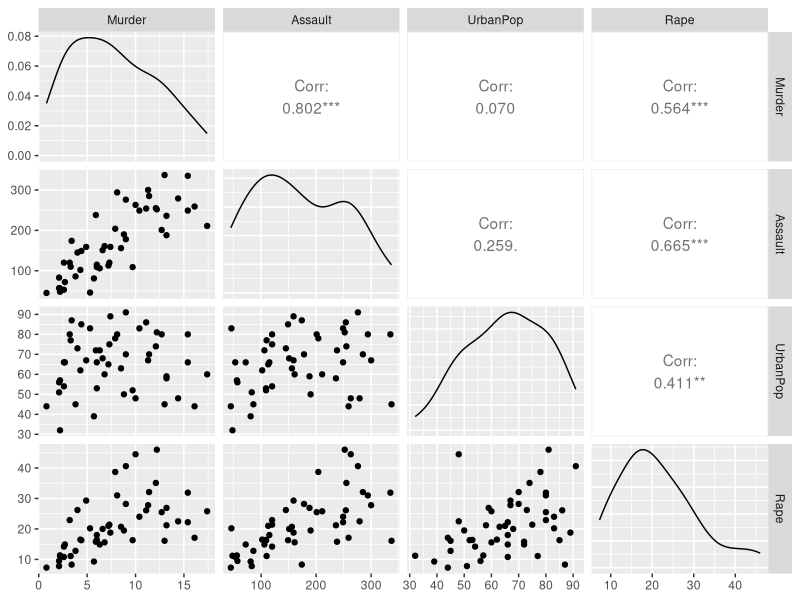
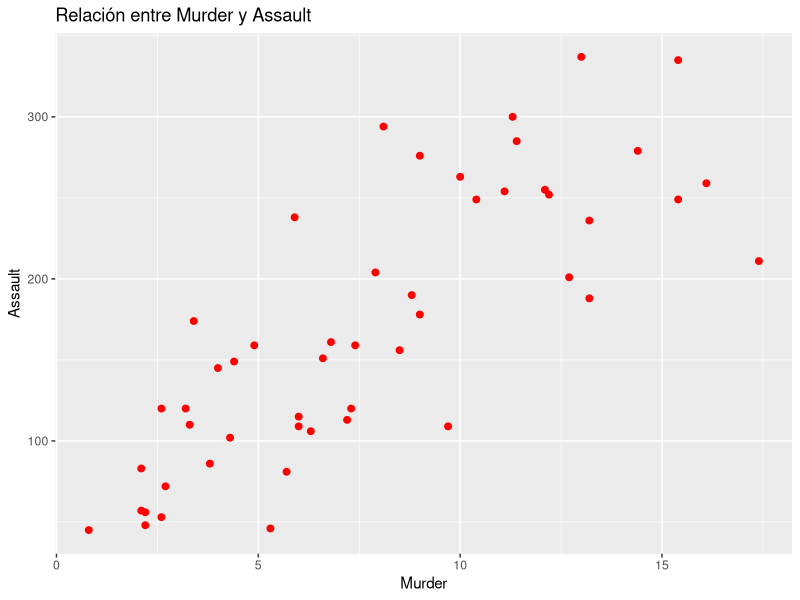
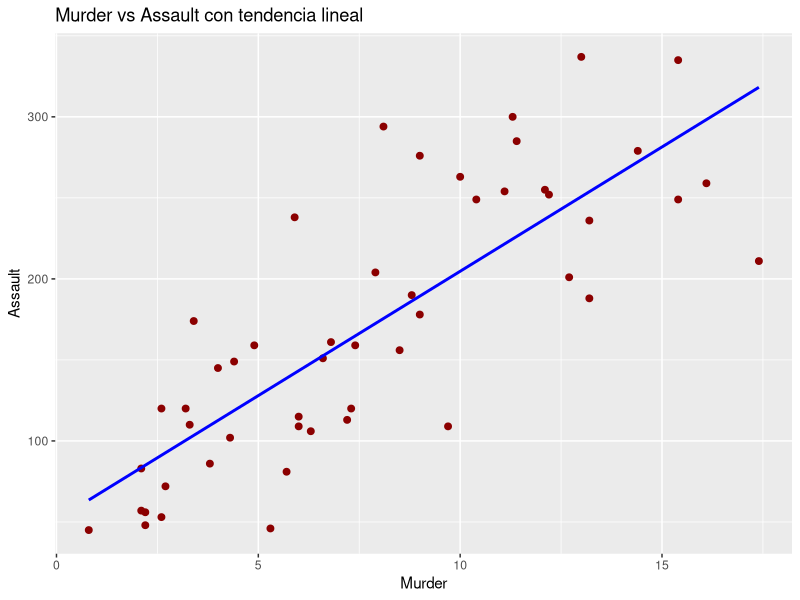
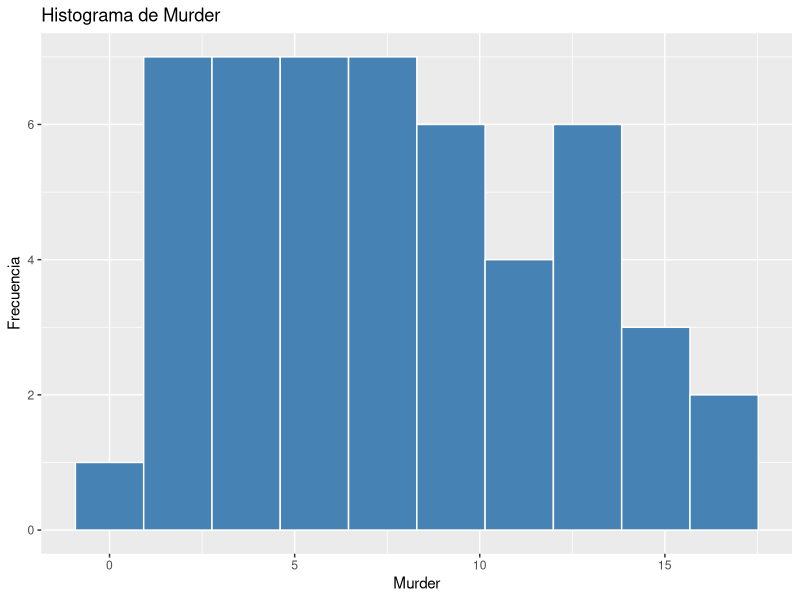
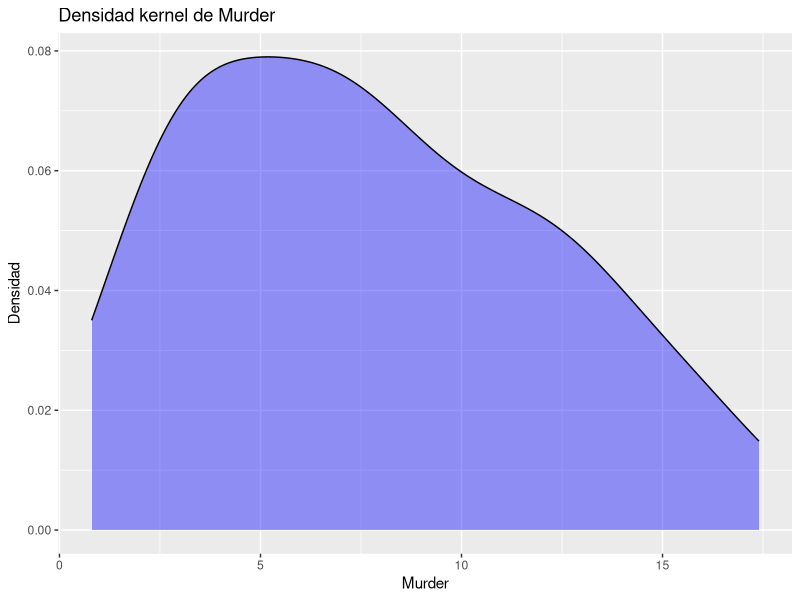
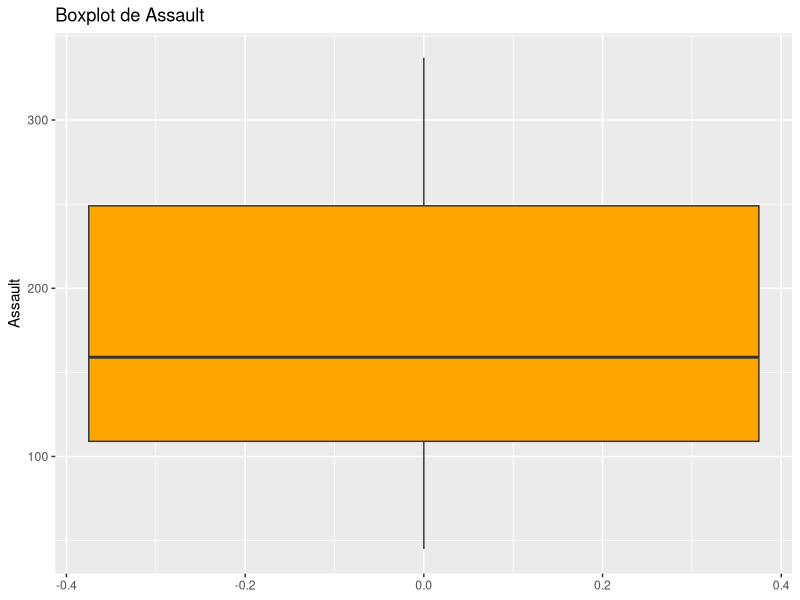
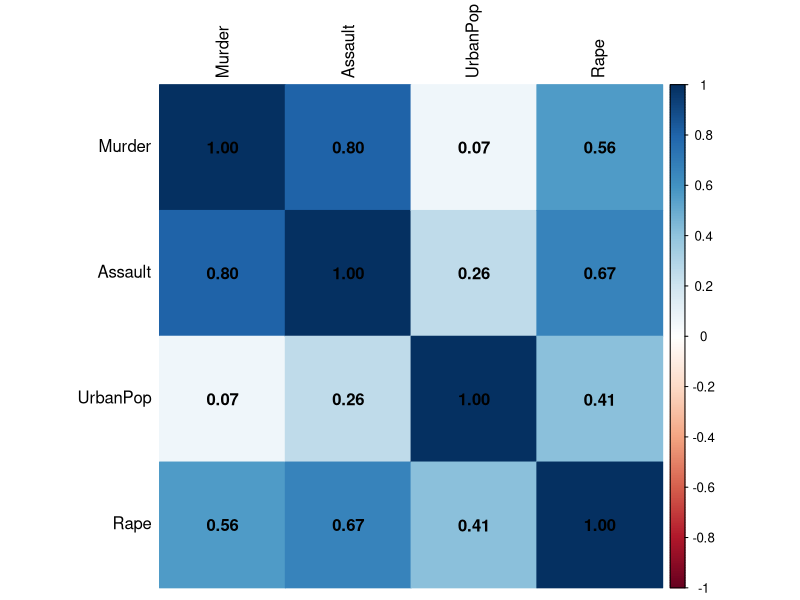
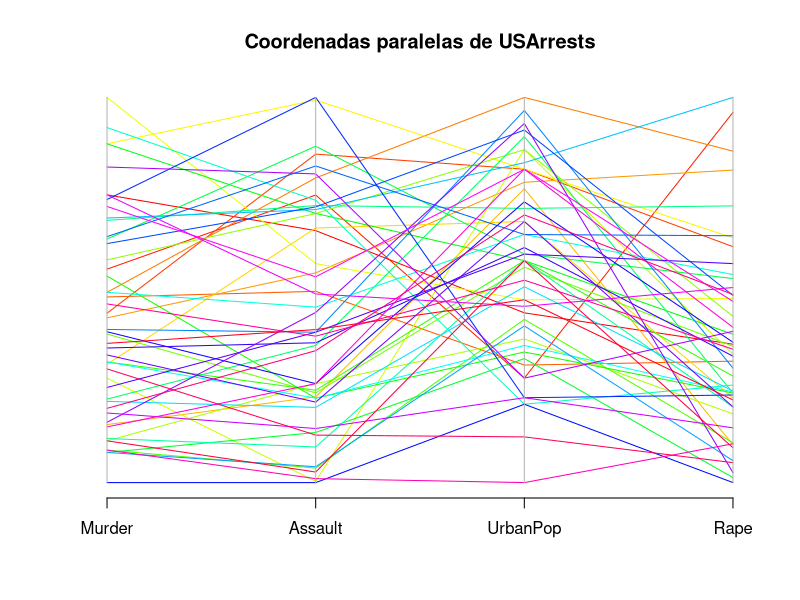

Source code (R) for these figures, in order:
## ---- chunk 1
data("USArrests")
df <- USArrests
df$State <- rownames(df)
head(df)
## ---- chunk 2
str(df)
summary(df[, 1:4])
dim(df)
## ---- chunk 3
library(GGally)
ggpairs(df[, 1:4])
## ---- chunk 4
library(ggplot2)

ggplot(df, aes(x = Murder, y = Assault)) +
  geom_point(color = "red", size = 2) +
  labs(
    title = "Relación entre Murder y Assault",
    x = "Murder",
    y = "Assault"
  )
## ---- chunk 5
ggplot(df, aes(x = Murder, y = Assault)) +
  geom_point(color = "darkred", size = 2) +
  geom_smooth(method = "lm", se = FALSE, color = "blue") +
  labs(
    title = "Murder vs Assault con tendencia lineal",
    x = "Murder",
    y = "Assault"
  )
## ---- chunk 6
ggplot(df, aes(x = Murder)) +
  geom_histogram(fill = "steelblue", bins = 10, color = "white") +
  labs(
    title = "Histograma de Murder",
    x = "Murder",
    y = "Frecuencia"
  )
## ---- chunk 7
ggplot(df, aes(x = Murder)) +
  geom_density(fill = "blue", alpha = 0.4) +
  labs(
    title = "Densidad kernel de Murder",
    x = "Murder",
    y = "Densidad"
  )
## ---- chunk 8
ggplot(df, aes(y = Assault)) +
  geom_boxplot(fill = "orange") +
  labs(
    title = "Boxplot de Assault",
    y = "Assault"
  )
## ---- chunk 9
cor(df[, 1:4])
## ---- chunk 10
library(corrplot)
corrplot(cor(df[, 1:4]), method = "color", addCoef.col = "black", tl.col = "black")
## ---- chunk 11
library(MASS)
parcoord(df[, 1:4],
         col = rainbow(nrow(df)),
         main = "Coordenadas paralelas de USArrests")
